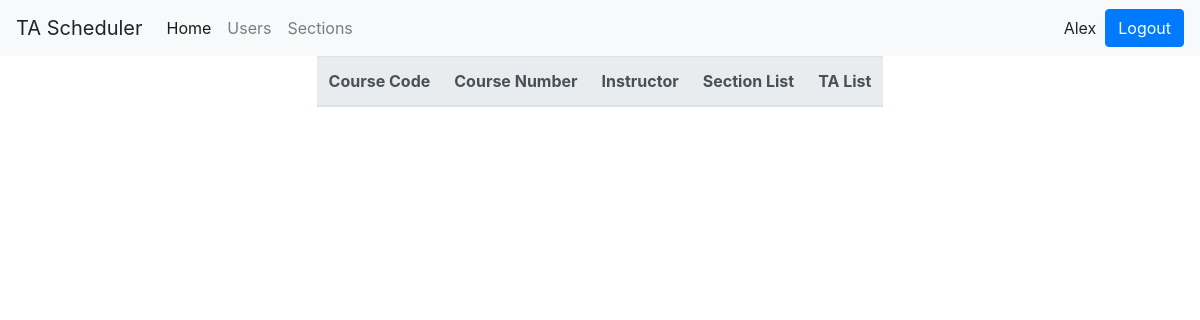
Page /courses/ (signed in) on the earlier database version.
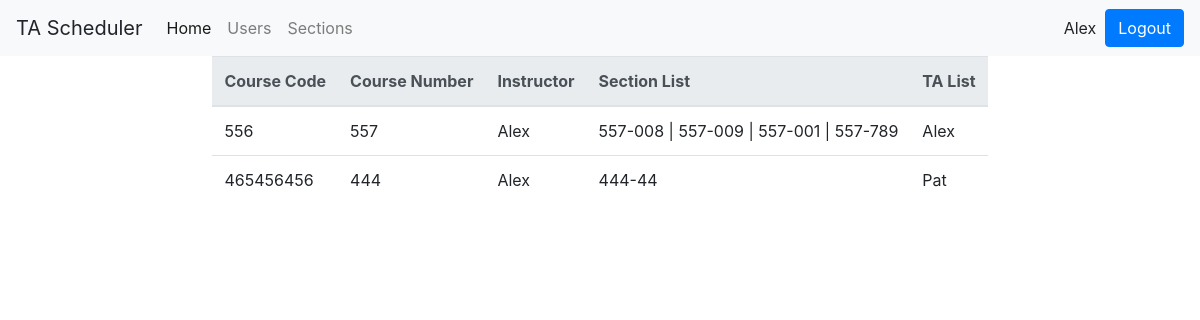
Same page on the later database version.
### TAScheduler/models.py (models this page shows, shortened)
class Course(models.Model):
    courseCode = models.CharField(max_length=9, primary_key=True, default="12345")
    instructorID = models.ForeignKey(MyUser, on_delete=models.CASCADE, null=True)
    courseNumber = models.CharField(max_length=20, default="101")

class MyUser(models.Model):
    IDNumber = models.CharField(max_length=9, primary_key=True)
    name = models.CharField(max_length=20)
    address = models.CharField(max_length=40)
    email = models.CharField(max_length=40)
    phoneNumber = models.CharField(max_length=20)
    role = models.CharField(max_length=11)
    password = models.CharField(max_length=20)

### TAScheduler/views.py (the view)
# urls.py: path('courses/', Courses.as_view(), name='courses'),
class Courses(View):
    def get(self, request):
        if (request.session["username"] == ""):
            return render(request, "login.html", {"message": "Not logged in"})
        if (request.session["username"] == ""):
            redirect("/login/")
        loggedUser = MyUser.objects.get(IDNumber=request.session["username"])
        sectionDict = dict()
        taDict = dict()
        if (loggedUser.role == "Supervisor"):
            allCourses = Course.objects.all()
        else:
            allCourses = Course.objects.filter(instructorID=request.session["username"])
        for x in allCourses:
            j = (list(Sections.objects.filter(parentCode=x.courseCode).values_list('sectionCode')))
            b = (list(ClassTAAssignments.objects.filter(courseCode=x.courseCode).values_list('TAcode__name')))
            print(b)
            i = " | ".join([x[0] for x in j])
            l = " | ".join([x[0] for x in b])
            sectionDict[x.courseCode] = i
            taDict[x.courseCode] = l
        return render(request, "courseTemplates/courses.html",
                      {"name": request.session["name"], "courses": allCourses, "role": loggedUser.role,
                       "sections": sectionDict, "tas": taDict})

### TAScheduler/templatetags/custom_tags.py (called while the page is built)
@register.filter
def get_item(dictionary, key):
    return dictionary.get(key)

### templates/courseTemplates/courses.html (shortened to what this page needs)
{% load custom_tags %}
<!DOCTYPE html>
 <link rel="stylesheet" href="/static/css/bootstrap.css">
<link rel="stylesheet" href="/static/css/custom.css">
<html lang="en">
<head>
</head>
<body class="text-center" class="center-block">
<nav class="navbar navbar-expand-lg navbar-light bg-light">
  <a class="navbar-brand">TA Scheduler</a>
  <div class="collapse navbar-collapse" id="mainNav">
    <ul class="navbar-nav mr-auto mt-2 mt-lg-0">
      <li class="nav-item active">
        <a class="nav-link" href="/home">Home <span class="sr-only">(current)</span></a>
      </li>
      <li class="nav-item">
        <a class="nav-link" href="/users">Users</a>
      </li>
      <li class="nav-item">
        <a class="nav-link" href="/sections">Sections</a>
      </li>
    </ul>
    <form class="form-inline my-2 my-lg-0">
      {{ name }}&nbsp;&nbsp;
      <a class="btn btn-primary"  href="/">Logout</a>
    </form>
  </div>
</nav>
<div class="row justify-content-center" >
    <div class="col-auto">
        <table class = "table table-responsive">
            <thead class="thead-light">
                <tr class="text-left">
                    <th>Course Code</th>
                    <th>Course Number</th>
                    <th>Instructor</th>
                    <th>Section List</th>
                    <th>TA List</th>
                </tr>
            </thead>
            <tbody>
                {% for row in courses %}
                    <tr class="text-left">
                        <td>{{ row.courseCode }}</td>
                        <td>{{ row.courseNumber }}</td>
                        <td>{{ row.instructorID.name }}</td>
                        <td>{{ sections|get_item:row.courseCode }}</td>
                        <td>{{ tas|get_item:row.courseCode }}</td>
                    </tr>
                {% endfor %}
            </tbody>
        </table>
    </div>
</div>
</body>
</html>

Differences in the rows shown:
now on this page (row edited): Course: courseCode "556", courseNumber "557", instructorID.name "Alex", courseCode "557-008 | 557-009 | 557-001 | 557-789", courseCode "Alex"
now on this page (row edited): Course: courseCode "465456456", courseNumber "444", instructorID.name "Alex", courseCode "444-44", courseCode "Pat"
